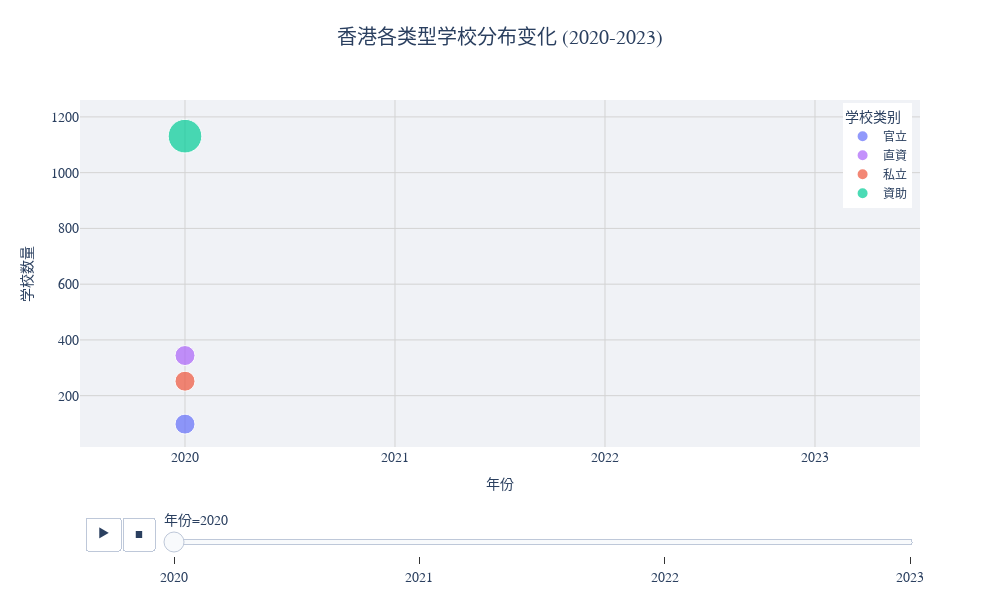

The code cell stored with this chart in its notebook:
### Markdown cell above
资源分配趋势：
资助学校（蓝色）是香港教育体系的主力，数量稳定且班级规模较大
直资学校（绿色）在1990年代后期开始增加，显示教育多元化的发展
私立学校（红色）数量相对较少，且呈下降趋势
官立学校（紫色）维持在稳定水平
财政模式特点：
直资学校在2000年前后出现明显增长，反映了政府推动公私合营办学模式
这种模式给予学校更大财务自主权，可以自行订定学费，更灵活调配资源

### Code cell
# 首先过滤2020-2023年的数据
data['Year'] = pd.to_numeric(data['Year'], errors='coerce')
filtered_data = data[data['Year'].between(2020, 2023)]

# 统计各年份、各类型学校的数量
school_counts = filtered_data.groupby(['Year', '學校類別1']).size().reset_index(name='数量')

# 创建散点图
fig = px.scatter(school_counts,
                x='Year',
                y='数量',
                size='数量',
                color='學校類別1',
                animation_frame='Year',
                title='香港各类型学校分布变化 (2020-2023)',
                labels={
                    'Year': '年份',
                    '数量': '学校数量',
                    '學校類別1': '学校类别'
                },
                color_discrete_map={
                    '官立': '#636EFA',
                    '資助': '#00CC96',
                    '私立': '#EF553B',
                    '直資': '#AB63FA'
                })

# 更新布局
fig.update_layout(
    width=1000,
    height=600,
    plot_bgcolor='#F0F2F6',
    paper_bgcolor='white',
    font=dict(
        family="Arial",
        size=14
    ),
    xaxis=dict(
        range=[2019.5, 2023.5],
        dtick=1,
        title_font=dict(size=14)
    ),
    yaxis=dict(
        title_font=dict(size=14)
    ),
    legend=dict(
        title="学校类别",
        yanchor="top",
        y=0.99,
        xanchor="right",
        x=0.99,
        font=dict(size=12)
    )
)

# 更新散点样式
fig.update_traces(
    marker=dict(
        sizeref=2,
        sizemin=10,
        line=dict(width=1, color='white')
    ),
    hovertemplate='年份: %{x}<br>数量: %{y}<br>类别: %{customdata}<extra></extra>'
)

# 添加网格线
fig.update_xaxes(
    showgrid=True,
    gridwidth=1,
    gridcolor='lightgray',
    zeroline=False
)

fig.update_yaxes(
    showgrid=True,
    gridwidth=1,
    gridcolor='lightgray',
    zeroline=False
)

# 更新标题样式
fig.update_layout(
    title=dict(
        text='香港各类型学校分布变化 (2020-2023)',
        y=0.95,
        x=0.5,
        xanchor='center',
        yanchor='top',
        font=dict(size=20)
    )
)

# 显示图表
fig.show()

### Figure 1 — Plotly figure (JSON) as saved in the notebook; plotly's stock layout.template omitted (floating-point values rounded to 4 significant figures)
{"data": [{"hovertemplate": "年份: %{x}<br>数量: %{y}<br>类别: %{customdata}<extra></extra>", "legendgroup": "官立", "marker": {"color": "#636EFA", "line": {"color": "white", "width": 1}, "size": [98], "sizemin": 10, "sizemode": "area", "sizeref": 2, "symbol": "circle"}, "mode": "markers", "name": "官立", "orientation": "v", "showlegend": true, "type": "scatter", "x": [2020], "xaxis": "x", "y": [98], "yaxis": "y"}, {"hovertemplate": "年份: %{x}<br>数量: %{y}<br>类别: %{customdata}<extra></extra>", "legendgroup": "直資", "marker": {"color": "#AB63FA", "line": {"color": "white", "width": 1}, "size": [344], "sizemin": 10, "sizemode": "area", "sizeref": 2, "symbol": "circle"}, "mode": "markers", "name": "直資", "orientation": "v", "showlegend": true, "type": "scatter", "x": [2020], "xaxis": "x", "y": [344], "yaxis": "y"}, {"hovertemplate": "年份: %{x}<br>数量: %{y}<br>类别: %{customdata}<extra></extra>", "legendgroup": "私立", "marker": {"color": "#EF553B", "line": {"color": "white", "width": 1}, "size": [252], "sizemin": 10, "sizemode": "area", "sizeref": 2, "symbol": "circle"}, "mode": "markers", "name": "私立", "orientation": "v", "showlegend": true, "type": "scatter", "x": [2020], "xaxis": "x", "y": [252], "yaxis": "y"}, {"hovertemplate": "年份: %{x}<br>数量: %{y}<br>类别: %{customdata}<extra></extra>", "legendgroup": "資助", "marker": {"color": "#00CC96", "line": {"color": "white", "width": 1}, "size": [1131], "sizemin": 10, "sizemode": "area", "sizeref": 2, "symbol": "circle"}, "mode": "markers", "name": "資助", "orientation": "v", "showlegend": true, "type": "scatter", "x": [2020], "xaxis": "x", "y": [1131], "yaxis": "y"}], "layout": {"font": {"family": "Arial", "size": 14}, "height": 600, "legend": {"font": {"size": 12}, "itemsizing": "constant", "title": {"text": "学校类别"}, "tracegroupgap": 0, "x": 0.99, "xanchor": "right", "y": 0.99, "yanchor": "top"}, "paper_bgcolor": "white", "plot_bgcolor": "#F0F2F6", "sliders": [{"active": 0, "currentvalue": {"prefix": "年份="}, "len": 0.9, "pad": {"b": 10, "t": 60}, "steps": [{"args": [["2020"], {"frame": {"duration": 0, "redraw": false}, "fromcurrent": true, "mode": "immediate", "transition": {"duration": 0, "easing": "linear"}}], "label": "2020", "method": "animate"}, {"args": [["2021"], {"frame": {"duration": 0, "redraw": false}, "fromcurrent": true, "mode": "immediate", "transition": {"duration": 0, "easing": "linear"}}], "label": "2021", "method": "animate"}, {"args": [["2022"], {"frame": {"duration": 0, "redraw": false}, "fromcurrent": true, "mode": "immediate", "transition": {"duration": 0, "easing": "linear"}}], "label": "2022", "method": "animate"}, {"args": [["2023"], {"frame": {"duration": 0, "redraw": false}, "fromcurrent": true, "mode": "immediate", "transition": {"duration": 0, "easing": "linear"}}], "label": "2023", "method": "animate"}], "x": 0.1, "xanchor": "left", "y": 0, "yanchor": "top"}], "title": {"font": {"size": 20}, "text": "香港各类型学校分布变化 (2020-2023)", "x": 0.5, "xanchor": "center", "y": 0.95, "yanchor": "top"}, "updatemenus": [{"buttons": [{"args": [null, {"frame": {"duration": 500, "redraw": false}, "fromcurrent": true, "mode": "immediate", "transition": {"duration": 500, "easing": "linear"}}], "label": "&#9654;", "method": "animate"}, {"args": [[null], {"frame": {"duration": 0, "redraw": false}, "fromcurrent": true, "mode": "immediate", "transition": {"duration": 0, "easing": "linear"}}], "label": "&#9724;", "method": "animate"}], "direction": "left", "pad": {"r": 10, "t": 70}, "showactive": false, "type": "buttons", "x": 0.1, "xanchor": "right", "y": 0, "yanchor": "top"}], "width": 1000, "xaxis": {"anchor": "y", "categoryarray": [2020, 2021, 2022, 2023], "categoryorder": "array", "domain": [0, 1], "dtick": 1, "gridcolor": "lightgray", "gridwidth": 1, "range": [2020.0, 2024.0], "showgrid": true, "title": {"font": {"size": 14}, "text": "年份"}, "type": "linear", "zeroline": false}, "yaxis": {"anchor": "x", "autorange": true, "domain": [0, 1], "gridcolor": "lightgray", "gridwidth": 1, "range": [15.68, 1261.0], "showgrid": true, "title": {"font": {"size": 14}, "text": "学校数量"}, "type": "linear", "zeroline": false}}}
